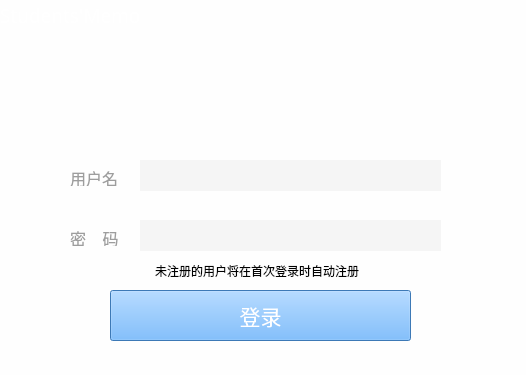
<?xml version="1.0" encoding="UTF-8"?>
<ui version="4.0">
 <class>Login</class>
 <widget class="QWidget" name="Login">
  <property name="geometry">
   <rect>
    <x>0</x>
    <y>0</y>
    <width>526</width>
    <height>375</height>
   </rect>
  </property>
  <property name="windowTitle">
   <string>Login</string>
  </property>
  <property name="windowIcon">
   <iconset resource="Memo-resource.qrc">
    <normaloff>:/image/LoginIcon.png</normaloff>:/image/LoginIcon.png</iconset>
  </property>
  <property name="styleSheet">
   <string notr="true">background-color: rgb(254, 254, 254);</string>
  </property>
  <widget class="QPushButton" name="btn_login">
   <property name="geometry">
    <rect>
     <x>110</x>
     <y>290</y>
     <width>301</width>
     <height>51</height>
    </rect>
   </property>
   <property name="font">
    <font>
     <family>黑体</family>
     <pointsize>16</pointsize>
    </font>
   </property>
   <property name="styleSheet">
    <string notr="true">background-color: rgb(85, 170, 255);
color: rgb(255, 255, 255);
</string>
   </property>
   <property name="text">
    <string>登录</string>
   </property>
   <property name="flat">
    <bool>false</bool>
   </property>
  </widget>
  <widget class="QLabel" name="label_Pass">
   <property name="geometry">
    <rect>
     <x>70</x>
     <y>230</y>
     <width>51</width>
     <height>16</height>
    </rect>
   </property>
   <property name="font">
    <font>
     <family>华文彩云</family>
     <pointsize>12</pointsize>
    </font>
   </property>
   <property name="styleSheet">
    <string notr="true">color: rgb(157, 157, 157);</string>
   </property>
   <property name="text">
    <string>密    码</string>
   </property>
  </widget>
  <widget class="QLabel" name="label_ID">
   <property name="geometry">
    <rect>
     <x>70</x>
     <y>170</y>
     <width>54</width>
     <height>16</height>
    </rect>
   </property>
   <property name="font">
    <font>
     <family>华文彩云</family>
     <pointsize>12</pointsize>
    </font>
   </property>
   <property name="styleSheet">
    <string notr="true">color: rgb(157, 157, 157);</string>
   </property>
   <property name="text">
    <string>用户名</string>
   </property>
  </widget>
  <widget class="QLabel" name="label_2">
   <property name="geometry">
    <rect>
     <x>155</x>
     <y>260</y>
     <width>211</width>
     <height>21</height>
    </rect>
   </property>
   <property name="font">
    <font>
     <family>隶书</family>
     <pointsize>9</pointsize>
    </font>
   </property>
   <property name="text">
    <string>未注册的用户将在首次登录时自动注册</string>
   </property>
  </widget>
  <widget class="QLineEdit" name="IDinput">
   <property name="geometry">
    <rect>
     <x>140</x>
     <y>160</y>
     <width>301</width>
     <height>31</height>
    </rect>
   </property>
   <property name="styleSheet">
    <string notr="true">background-color: rgb(245, 245, 245);</string>
   </property>
   <property name="frame">
    <bool>false</bool>
   </property>
  </widget>
  <widget class="QLineEdit" name="Passwordinput">
   <property name="geometry">
    <rect>
     <x>140</x>
     <y>220</y>
     <width>301</width>
     <height>31</height>
    </rect>
   </property>
   <property name="styleSheet">
    <string notr="true">background-color: rgb(245, 245, 245);</string>
   </property>
   <property name="frame">
    <bool>false</bool>
   </property>
  </widget>
  <widget class="QLabel" name="label">
   <property name="geometry">
    <rect>
     <x>0</x>
     <y>0</y>
     <width>531</width>
     <height>146</height>
    </rect>
   </property>
   <property name="styleSheet">
    <string notr="true">background-image: url(:/image/Login.png);</string>
   </property>
   <property name="text">
    <string/>
   </property>
  </widget>
  <widget class="QLabel" name="label_3">
   <property name="geometry">
    <rect>
     <x>0</x>
     <y>0</y>
     <width>151</width>
     <height>31</height>
    </rect>
   </property>
   <property name="font">
    <font>
     <family>Showcard Gothic</family>
     <pointsize>14</pointsize>
    </font>
   </property>
   <property name="styleSheet">
    <string notr="true">background-color: transparent;
color: rgb(255, 255, 255);</string>
   </property>
   <property name="text">
    <string>Students'Memo</string>
   </property>
  </widget>
 </widget>
 <resources>
  <include location="Memo-resource.qrc"/>
 </resources>
 <connections/>
</ui>
